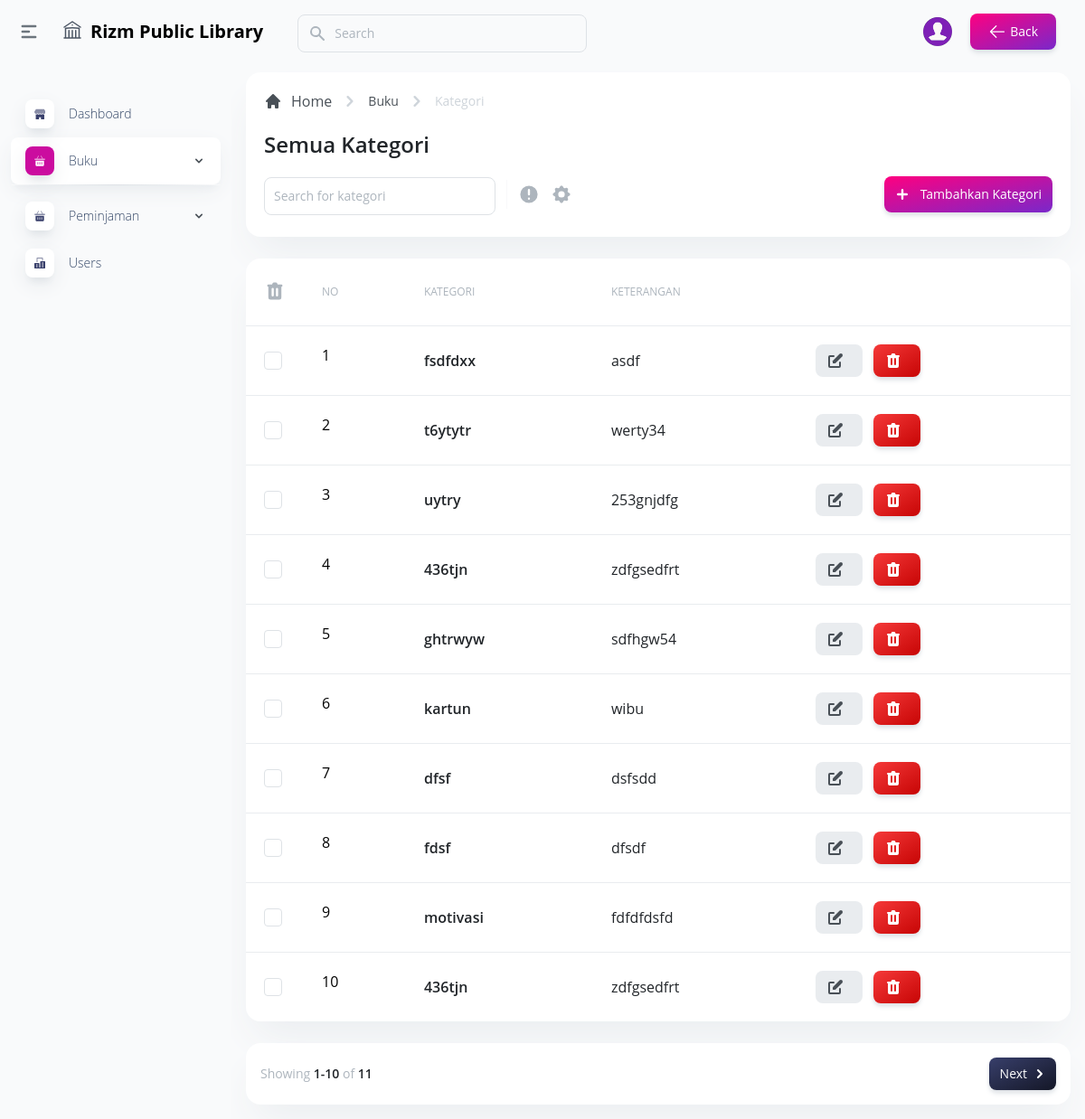
Page /public/borrow/kategori (signed in) on the committed database.
### tables this page shows
CREATE TABLE `kategori` (
  `id` int(11) NOT NULL,
  `kategori` varchar(32) NOT NULL,
  `keterangan` varchar(50) NOT NULL
);

### app/core/Controller.php (called while the page is built, shortened)
<?php
class Controller{
    public function view($view, $data=[]){
        require_once"../app/views/". $view . ".php";
    }
    public function model($model, $param1 = null, $param2 = null){
        return new $model($param1, $param2);
    }
}
?>

### app/controllers/Borrow.php (called while the page is built, shortened)
<?php
class Borrow extends Controller {
    public function kategori($page = 1, $keyword = null){
        $isAdmin = true;
        $sessionKey = Utils::validate($isAdmin);
        $kategoriModel = $this->model('Kategori_model', $page);
        $keyword = (isset($_POST['search']) ? $_POST['search'] : null);
        if($keyword !== null){
            $paginatedData = $kategoriModel->searchData($keyword) ?
                            $kategoriModel->searchData($keyword) :
                            $kategoriModel->getPaginatedData();
        } else {
            $paginatedData = $kategoriModel->getPaginatedData();
        }
        $data = [
            'title' => 'kategori',
            'whoami' => $this->model('Users_model')->readDataOne($_SESSION[$sessionKey]),
            'kategori' => $kategoriModel->readData(),
            'pagination' => [
                'startData' => $kategoriModel->getStartData(),
                'perPage' => $kategoriModel->getPerPage(),
                'totalPages' => $kategoriModel->getTotalPages(),
                'totalData' => $kategoriModel->getTotalData(),
                'currentPage' => $kategoriModel->getCurrentPage(),
                'paginatedData' => $paginatedData,
            ],
        ];
        $this->view('back/dashboard/kategori', $data);
    }
}
?>

### app/core/App.php (called while the page is built, shortened)
<?php
class App{
    protected $method = 'index';
    protected $params = [];
    public function __construct(){
        $url = $this->parseURL();
        if( file_exists('../app/controllers/' . $url[0] . '.php') ){
            unset($url[0]);
        }
        $this->controller = new $this->controller;
        if(isset($url[1])){
            if(method_exists($this->controller, $url[1])){
                $this->method = $url[1];
            }
        }
        call_user_func_array([$this->controller, $this->method], $this->params);
    }
    public function parseURL(){
        if(isset($_GET['url'])){
            $url = rtrim($_GET['url'], '/');
            $url = filter_var($url, FILTER_SANITIZE_URL);
            $url = explode('/', $url);
            return $url;
        }
    }
}
?>

### public/index.php (called while the page is built, shortened)
<?php
$app = new App();
?>

### app/core/utility/Pagination.php (called while the page is built, shortened)
<?php
class Pagination {
    public function __construct($database, $table, $perPage, $currentPage, $condition = "", $joinTables = null) {
        $this->conn = $database->getConnection();
        $conditionQuery = "";
        $this->totalData = count($this->conn->query("SELECT * FROM {$table} {$conditionQuery}")->fetch_all(MYSQLI_ASSOC));
    }
}
?>

### app/core/utility/Database.php (called while the page is built, shortened)
<?php
class Database {
    private $host = DB_HOST;
    private $user = DB_USER;
    private $pass = DB_PASS;
    private $db = DB_NAME;
    public $conn;
    public function __construct() {
        $this->conn = new mysqli($this->host, $this->user, $this->pass, $this->db);
    }
    public function getConnection() {
        return $this->conn;
    }
}
?>

### app/models/Kategori_model.php (called while the page is built, shortened)
<?php
class Kategori_model {
    private $table = 'kategori';
    public function __construct($page) {
        $this->db = new Database;
        $this->paginate = new Pagination($this->db, $this->table, 10, $page);
    }
}
?>

### app/views/back/dashboard/kategori.php (the view, shortened to what this page needs)
<div class="flex overflow-hidden bg-white pt-16">
    <div id="main-content" class="h-full w-full bg-gray-50 relative overflow-y-auto lg:ml-64">
        <main>
            <div class="block justify-between items-center p-4 mx-4 mt-4 mb-6 bg-white rounded-2xl shadow-xl shadow-gray-200 lg:p-5 sm:flex">
                <div class="mb-1 w-full">
                    <div class="mb-4">
                        <nav class="flex mb-5" aria-label="Breadcrumb">
                            <ol class="inline-flex items-center space-x-1 md:space-x-2">
                                <li class="inline-flex items-center">
                                    <a href="#" class="inline-flex items-center text-gray-700 hover:text-gray-900">
                                        <svg class="w-5 h-5 mr-2.5" fill="currentColor" viewBox="0 0 20 20" xmlns="http://www.w3.org/2000/svg"><path d="M10.707 2.293a1 1 0 00-1.414 0l-7 7a1 1 0 001.414 1.414L4 10.414V17a1 1 0 001 1h2a1 1 0 001-1v-2a1 1 0 011-1h2a1 1 0 011 1v2a1 1 0 001 1h2a1 1 0 001-1v-6.586l.293.293a1 1 0 001.414-1.414l-7-7z"></path></svg>
                                        Home
                                    </a>
                                </li>
                                <li>
                                    <div class="flex items-center">
                                        <svg class="w-6 h-6 text-gray-400" fill="currentColor" viewBox="0 0 20 20" xmlns="http://www.w3.org/2000/svg"><path fill-rule="evenodd" d="M7.293 14.707a1 1 0 010-1.414L10.586 10 7.293 6.707a1 1 0 011.414-1.414l4 4a1 1 0 010 1.414l-4 4a1 1 0 01-1.414 0z" clip-rule="evenodd"></path></svg>
                                        <a href="#" class="ml-1 text-sm font-medium text-gray-700 hover:text-gray-900 md:ml-2">Buku</a>
                                    </div>
                                </li>
                                <li>
                                    <div class="flex items-center">
                                        <svg class="w-6 h-6 text-gray-400" fill="currentColor" viewBox="0 0 20 20" xmlns="http://www.w3.org/2000/svg"><path fill-rule="evenodd" d="M7.293 14.707a1 1 0 010-1.414L10.586 10 7.293 6.707a1 1 0 011.414-1.414l4 4a1 1 0 010 1.414l-4 4a1 1 0 01-1.414 0z" clip-rule="evenodd"></path></svg>
                                        <span class="ml-1 text-sm font-medium text-gray-400 md:ml-2" aria-current="page">Kategori</span>
                                    </div>
                                </li>
                            </ol>
                        </nav>
                        <h1 class="text-xl font-semibold text-gray-900 sm:text-2xl flex flex-row justify-between">
                            Semua Kategori
                        </h1>
                    </div>
                    <div class="sm:flex">
                        <div class=" items-center mb-3 sm:flex sm:divide-x sm:divide-gray-100 sm:mb-0">
                            <form class="lg:pr-3" action="<?= BASEURL; ?>/borrow/kategori" method="POST">
                                <div class="relative mt-1 lg:w-64 xl:w-96">
                                    <input type="text" name="search" id="users-search" class="border border-gray-300 text-gray-900 sm:text-sm rounded-lg focus:ring-2 focus:ring-fuchsia-50 focus:border-fuchsia-300 block w-full p-2.5" placeholder="Search for kategori">
                                </div>
                            </form>
                            <div class="flex pl-0 mt-3 space-x-1 sm:pl-2 sm:mt-0 ">
                                <div href="#" class="inline-flex justify-center p-1 text-gray-500 rounded cursor-pointer hover:text-gray-900 hover:bg-gray-100">
                                    <button data-tooltip-target="searchBy" type="button" >
                                        <svg class="w-6 h-6" fill="currentColor" viewBox="0 0 20 20" xmlns="http://www.w3.org/2000/svg"><path fill-rule="evenodd" d="M18 10a8 8 0 11-16 0 8 8 0 0116 0zm-7 4a1 1 0 11-2 0 1 1 0 012 0zm-1-9a1 1 0 00-1 1v4a1 1 0 102 0V6a1 1 0 00-1-1z" clip-rule="evenodd"></path></svg>
                                    </button>
                                </div>
                                <a href="<?= BASEURL; ?>/borrow/kategori" class="inline-flex justify-center p-1 text-gray-500 rounded cursor-pointer hover:text-gray-900 hover:bg-gray-100">
                                    <button data-tooltip-target="reset" type="button" >
                                    </button>
                                </a>
                            </div>
                        </div>
                        <div class="flex items-center ml-auto space-x-2 sm:space-x-3">
                            <button type="button" data-modal-toggle="add-kategori-modal" class="inline-flex items-center py-2 px-3 text-sm font-medium text-center text-white rounded-lg bg-gradient-to-br from-pink-500 to-voilet-500 sm:ml-auto shadow-md shadow-gray-300 hover:scale-[1.02] transition-transform">
                                <svg class="mr-2 -ml-1 w-6 h-6" fill="currentColor" viewBox="0 0 20 20" xmlns="http://www.w3.org/2000/svg"><path fill-rule="evenodd" d="M10 5a1 1 0 011 1v3h3a1 1 0 110 2h-3v3a1 1 0 11-2 0v-3H6a1 1 0 110-2h3V6a1 1 0 011-1z" clip-rule="evenodd"></path></svg>
                                Tambahkan Kategori
                            </button>
                        </div>
                    </div>
                </div>
            </div>
            <div class="flex flex-col my-6 mx-4 rounded-2xl shadow-xl shadow-gray-200">
                <div class="overflow-x-auto rounded-2xl">
                    <div class="inline-block min-w-full align-middle">
                        <div class="overflow-hidden shadow-lg">
                            <table class="min-w-full divide-y divide-gray-200 table-fixed">
                                <thead class="bg-white">
                                    <tr>
                                        <th scope="col" class="p-4 lg:p-5">
                                            <form action="<?= BASEURL; ?>/borrow/kategori_dels" method="POST">
                                            <div href="#" class="inline-flex justify-center pt-1 text-gray-500 rounded cursor-pointer hover:text-gray-900 hover:bg-gray-100">
                                                <button type="submit"  data-tooltip-target="dels" class="inline-flex justify-center text-gray-500 rounded cursor-pointer hover:text-gray-900 hover:bg-gray-100">
                                                </button>
                                            </div>
                                        </th>
                                        <th scope="col" class="p-4 text-xs font-medium text-left text-gray-500 uppercase lg:p-5">
                                            No
                                        </th>
                                        <th scope="col" class="p-4 text-xs font-medium text-left text-gray-500 uppercase lg:p-5">
                                            Kategori
                                        </th>
                                        <th scope="col" class="p-4 text-xs font-medium text-left text-gray-500 uppercase lg:p-5">
                                            Keterangan
                                        </th>
                                        <th scope="col" class="p-4 lg:p-5 ">
                                        </th>
                                    </tr>
                                </thead>
                                <tbody class="bg-white divide-y divide-gray-200">
                                    <?php
                                    $i = $data['pagination']['startData'] + 1;
                                    foreach ($data['pagination']['paginatedData'] as $datum) : ?>
                                        <tr class="hover:bg-gray-100">
                                            <td class="p-4 w-4 lg:p-5">
                                                <div class="flex items-center">
                                                    <input type="checkbox" name="id_kategori[]"  value="<?= $datum['id']; ?>" id="checkbox-1" aria-describedby="checkbox-1" class="w-5 h-5 rounded border-gray-300 focus:ring-0 checked:bg-dark-900">
                                                </div>
                                            </td>
                                            <td class="flex items-center p-4 mr-12 space-x-6 whitespace-nowrap lg:p-5 lg:mr-0">
                                                <?= $i++; ?>
                                            </td>
                                            <td class="p-4 text-base text-gray-900 whitespace-nowrap lg:p-5 font-semibold"><?= $datum['kategori']; ?></td>
                                            <td class="p-4 text-base font-medium text-gray-900 whitespace-nowrap lg:p-5"><?= $datum['keterangan']; ?></td>
                                            <td class="p-4 space-x-2 whitespace-nowrap lg:p-5">
                                                <button type="button" data-modal-toggle="kategori-modal" data-id="<?= $datum['id'] ?>" class="modalUbah-Kategori inline-flex items-center py-2 px-3 text-sm font-medium text-center text-gray-700 bg-gray-200 rounded-lg hover:bg-gray-300 hover:text-gray-900 hover:scale-[1.02] transition-all">
                                                </button>
                                                <button type="button" data-modal-toggle="delete-kategori-modal" data-id="<?= $datum['id'] ?>" class="modalHapus-Kategori inline-flex items-center py-2 px-3 text-sm font-medium text-center text-white bg-gradient-to-br from-red-400 to-red-600 rounded-lg shadow-md shadow-gray-300 hover:scale-[1.02] transition-transform">
                                                </button>
                                            </td>
                                        </tr>
                                    <?php endforeach; ?>
                                </tbody> </form>
                            </table>
                        </div>
                    </div>
                </div>
            </div>
            <div class="items-center p-4 my-4 mx-4 bg-white rounded-2xl shadow-xl shadow-gray-200 sm:flex sm:justify-between">
                <div class="flex items-center mb-4 sm:mb-0">
                    <span class="text-sm font-normal text-gray-500">
                        Showing
                        <?php if ($data['pagination']['totalPages'] !== 0) : ?>
                            <span class="font-semibold text-gray-900"><?= ($data['pagination']['startData'] + 1) ?>-<?= min($data['pagination']['startData'] + $data['pagination']['perPage'], $data['pagination']['totalData']) ?></span>
                        <?php endif; ?>
                        of <span class="font-semibold text-gray-900"><?= $data['pagination']['totalData'] ?></span>
                    </span>
                </div>
                <div class="flex items-center space-x-3">
                    <?php if ($data['pagination']['currentPage'] < $data['pagination']['totalPages']) : ?>
                        <a href="<?= BASEURL; ?>/borrow/kategori/<?= ($data['pagination']['currentPage'] + 1) ?>" class="inline-flex flex-1 justify-center items-center py-2 px-3 text-sm font-medium text-center text-white bg-gradient-to-br from-dark-700 to-dark-900 rounded-lg shadow-md shadow-gray-300 hover:scale-[1.02] transition-transform">
                            Next
                            <svg class="ml-1 -mr-1 w-5 h-5" fill="currentColor" viewBox="0 0 20 20" xmlns="http://www.w3.org/2000/svg"><path fill-rule="evenodd" d="M7.293 14.707a1 1 0 010-1.414L10.586 10 7.293 6.707a1 1 0 011.414-1.414l4 4a1 1 0 010 1.414l-4 4a1 1 0 01-1.414 0z" clip-rule="evenodd"></path></svg>
                        </a>
                    <?php endif; ?>
                </div>
            </div>
        </main>
    </div>
</div>

### rows in the picture
kategori: kategori "fsdfdxx", keterangan "asdf"
kategori: kategori "t6ytytr", keterangan "werty34"
kategori: kategori "uytry", keterangan "253gnjdfg"
kategori: kategori "436tjn", keterangan "zdfgsedfrt"
kategori: kategori "ghtrwyw", keterangan "sdfhgw54"
kategori: kategori "kartun", keterangan "wibu"
kategori: kategori "dfsf", keterangan "dsfsdd"
kategori: kategori "fdsf", keterangan "dfsdf"
kategori: kategori "motivasi", keterangan "fdfdfdsfd"
kategori: kategori "436tjn", keterangan "zdfgsedfrt"

### other values in the picture
$data['pagination']['startData'] + 1 "1"
$data['pagination']['totalData'] "11"
